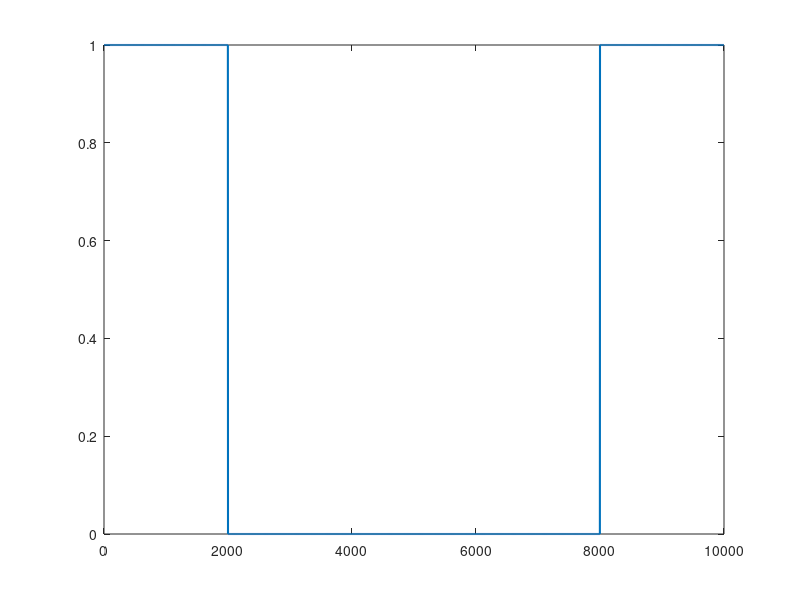

Write MATLAB code to recreate this figure. (Note: this script raises an error after producing the figure.)
clear all
close all
clc


fe = 1e4;
te = 1/fe;
N = 5000;


t = (0:N-1)*te;
x = 1.2*cos(2*pi*440*t+1.2)+ 3*cos(2*pi*550*t)+ cos(2*pi*2500*t);
x2 = 1.2*cos(2*pi*440*t+1.2)+ 3*cos(2*pi*550*t);


f = (0:N-1)*(fe/N);
fshift = (-N/2:N/2-1)*(fe/N);

specx = fft(x);


% Conception du filtre 

pass_bas = zeros(size(x));
fc = 2000;
index_fc = ceil((fc*N)/fe);
 pass_bas(1:index_fc) = 1;
pass_bas(N-index_fc+1:N)=1;
% 
% 
plot(f,pass_bas,"linewidth",1.5)
% 
% 
% 
% % Filtrage
% 
 x_filter_freq = pass_bas.*specx;
 x_filter_tmp = ifft(x_filter_freq,"symmetric");
% 
% 
%  plot(fshift, fftshift(abs(fft(x_filter_tmp))));
% 
plot(t, x2-x_filter_tmp)



